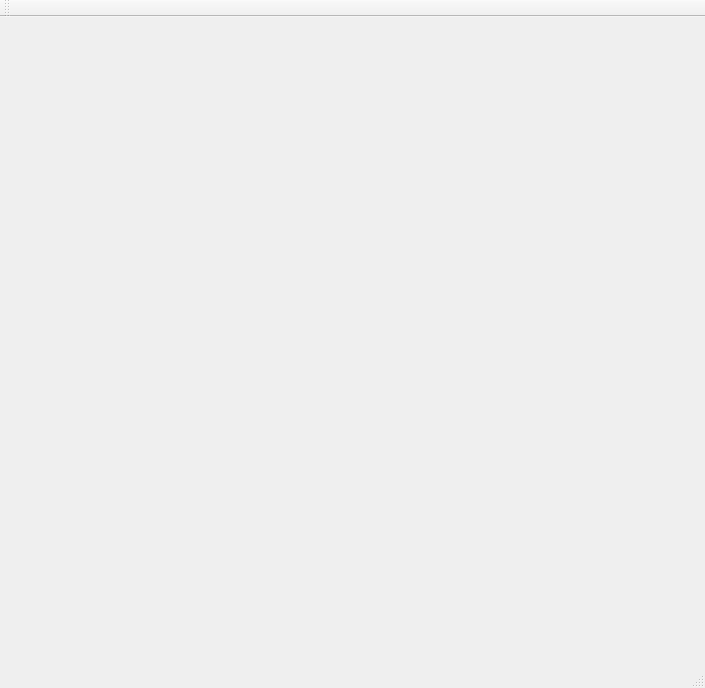
<?xml version="1.0" encoding="UTF-8"?>
<ui version="4.0">
 <class>MainWindow</class>
 <widget class="QMainWindow" name="MainWindow">
  <property name="geometry">
   <rect>
    <x>0</x>
    <y>0</y>
    <width>705</width>
    <height>688</height>
   </rect>
  </property>
  <property name="windowTitle">
   <string>MainWindow</string>
  </property>
  <widget class="QWidget" name="centralWidget">
   <widget class="QGLESWIDGET" name="widget" native="true">
    <property name="geometry">
     <rect>
      <x>10</x>
      <y>10</y>
      <width>600</width>
      <height>600</height>
     </rect>
    </property>
   </widget>
  </widget>
  <widget class="QMenuBar" name="menuBar">
   <property name="geometry">
    <rect>
     <x>0</x>
     <y>0</y>
     <width>705</width>
     <height>25</height>
    </rect>
   </property>
  </widget>
  <widget class="QToolBar" name="mainToolBar">
   <attribute name="toolBarArea">
    <enum>TopToolBarArea</enum>
   </attribute>
   <attribute name="toolBarBreak">
    <bool>false</bool>
   </attribute>
  </widget>
  <widget class="QStatusBar" name="statusBar"/>
 </widget>
 <layoutdefault spacing="6" margin="11"/>
 <customwidgets>
  <customwidget>
   <class>QGLESWIDGET</class>
   <extends>QWidget</extends>
   <header>qgleswidget.h</header>
   <container>1</container>
  </customwidget>
 </customwidgets>
 <resources/>
 <connections/>
</ui>
